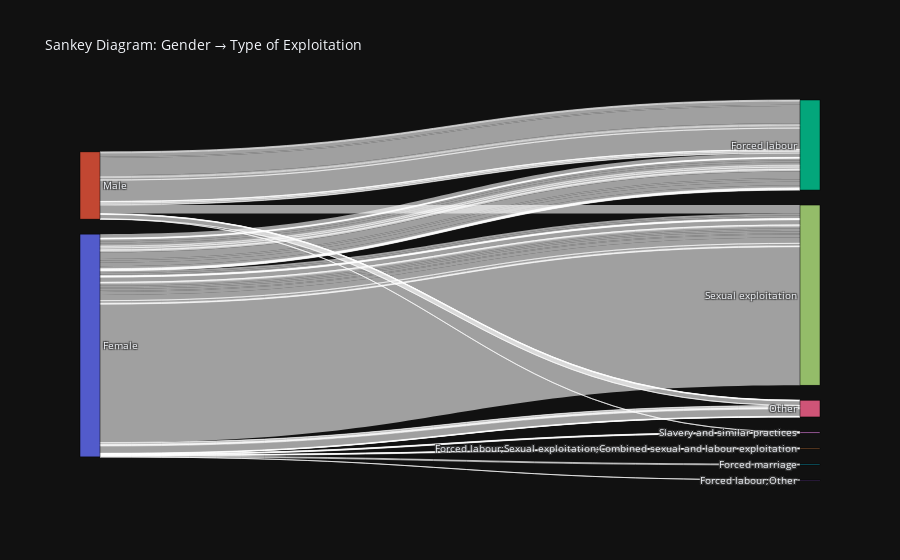

Write notebook code for a chart like this one.
### Code cell
subset = df[['gender', 'typeOfExploitConcatenated', 'CountryOfExploitation']].dropna().copy()
subset = subset[subset['typeOfExploitConcatenated'] != '']

subset = subset.groupby(['gender', 'typeOfExploitConcatenated', 'CountryOfExploitation']).size().reset_index(name='count')

# Create node list
all_nodes = pd.concat([
    subset['gender'],
    subset['typeOfExploitConcatenated'],
    subset['CountryOfExploitation']
]).unique().tolist()

# Map node labels to index
label_to_idx = {label: idx for idx, label in enumerate(all_nodes)}

# Create links
source = subset['gender'].map(label_to_idx)
target = subset['typeOfExploitConcatenated'].map(label_to_idx)
middle_target = subset['CountryOfExploitation'].map(label_to_idx)

fig = go.Figure(data=[go.Sankey(
    node=dict(
        pad=15,
        thickness=20,
        line=dict(color="black", width=0.5),
        label=all_nodes
    ),
    link=dict(
        source=source,
        target=target,
        value=subset['count']
    )
)])

fig.update_layout(title_text="Sankey Diagram: Gender → Type of Exploitation", font_size=10)
fig.show()

### Figure 1 — Plotly figure (JSON) as saved in the notebook; plotly's stock layout.template omitted (floating-point values rounded to 4 significant figures)
{"data": [{"link": {"source": [0, 0, 0, 0, 0, 0, 0, 0, 0, 0, 0, 0, 0, 0, 0, 0, 0, 0, 0, 0, 0, 0, 0, 0, 0, 0, 0, 0, 0, 0, 0, 0, 0, 0, 0, 0, 0, 0, 0, 0, 0, 0, 0, 0, 0, 0, 0, 0, 0, 0, 0, 0, 0, 0, 0, 0, 0, 0, 0, 0, 0, 0, 0, 1, 1, 1, 1, 1, 1, 1, 1, 1, 1, 1, 1, 1, 1, 1, 1, 1, 1, 1, 1, 1, 1, 1], "target": [2, 2, 2, 2, 2, 2, 2, 2, 2, 2, 2, 2, 2, 2, 2, 2, 2, 2, 2, 2, 2, 2, 2, 2, 3, 4, 4, 4, 5, 6, 6, 6, 6, 6, 6, 6, 6, 6, 7, 7, 7, 7, 7, 7, 7, 7, 7, 7, 7, 7, 7, 7, 7, 7, 7, 7, 7, 7, 7, 7, 8, 8, 8, 2, 2, 2, 2, 2, 2, 2, 2, 2, 2, 2, 2, 2, 2, 2, 6, 6, 6, 6, 6, 7, 7, 8], "value": [339, 24, 26, 22, 191, 168, 224, 46, 108, 11, 136, 55, 81, 94, 550, 124, 194, 294, 203, 37, 41, 33, 44, 33, 1, 11, 21, 46, 79, 31, 100, 57, 49, 50, 611, 33, 11, 16, 165, 127, 130, 22, 11, 38, 24, 437, 13, 77, 194, 136, 120, 166, 100, 248, 478, 11, 197, 55, 28, 11583, 24, 36, 24, 83, 322, 106, 1425, 137, 79, 192, 15, 1784, 14, 33, 85, 26, 118, 36, 17, 13, 33, 369, 12, 489, 226, 12]}, "node": {"label": ["Female", "Male", "Forced labour", "Forced labour;Other", "Forced labour;Sexual exploitation;Combined sexual and labour exploitation", "Forced marriage", "Other", "Sexual exploitation", "Slavery and similar practices", "AE", "AT", "BD", "BH", "GH", "HT", "ID", "IN", "JO", "JP", "KW", "LB", "MY", "OM", "PH", "PL", "QA", "RU", "SA", "SG", "SY", "TW", "UG", "US", "TH", "LY", "CN", "HK", "KH", "VN", "BA", "BG", "BY", "CY", "CZ", "IT", "KZ", "MD", "MK", "RO", "RS", "TR", "UA", "AF", "SN", "TT", "ZA", "DK", "EG"], "line": {"color": "black", "width": 0.5}, "pad": 15, "thickness": 20}, "type": "sankey"}], "layout": {"title": {"text": "Sankey Diagram: Gender → Type of Exploitation"}, "font": {"size": 10}}}
